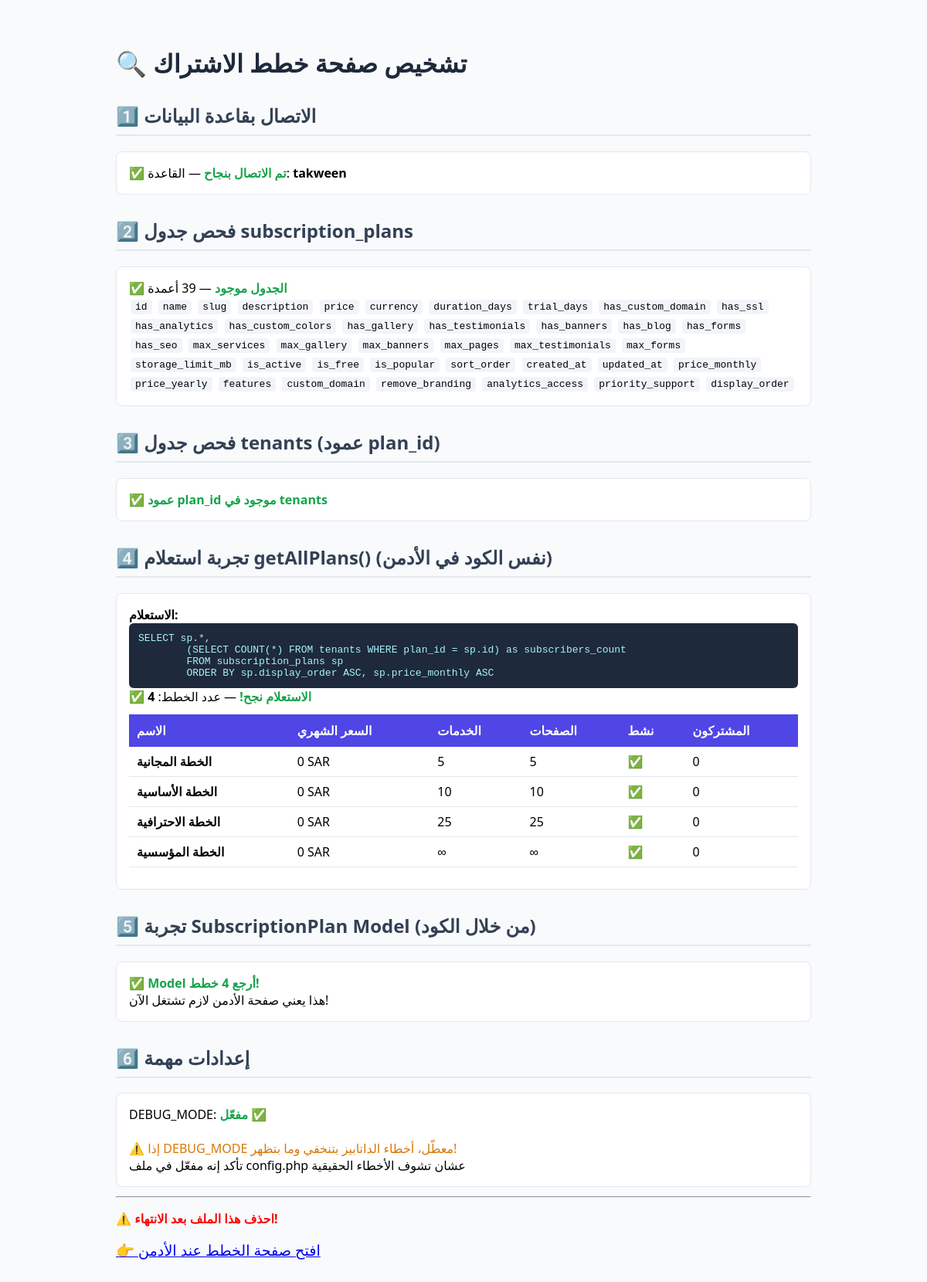
The page /diag_plans.php on the database its author committed.
### tables this page shows
CREATE TABLE IF NOT EXISTS `subscription_plans` (
    `id` INT(11) UNSIGNED NOT NULL AUTO_INCREMENT,
    `name` VARCHAR(100) NOT NULL,
    `slug` VARCHAR(100) NOT NULL,
    `description` TEXT DEFAULT NULL,
    `price` DECIMAL(10,2) NOT NULL DEFAULT 0.00,
    `currency` VARCHAR(10) NOT NULL DEFAULT 'SAR',
    `duration_days` INT(11) NOT NULL DEFAULT 30,
    `trial_days` INT(11) NOT NULL DEFAULT 0,
    `has_custom_domain` TINYINT(1) NOT NULL DEFAULT 0,
    `has_ssl` TINYINT(1) NOT NULL DEFAULT 1,
    `has_analytics` TINYINT(1) NOT NULL DEFAULT 0,
    `has_custom_colors` TINYINT(1) NOT NULL DEFAULT 1,
    `has_gallery` TINYINT(1) NOT NULL DEFAULT 1,
    `has_testimonials` TINYINT(1) NOT NULL DEFAULT 1,
    `has_banners` TINYINT(1) NOT NULL DEFAULT 1,
    `has_blog` TINYINT(1) NOT NULL DEFAULT 0,
    `has_forms` TINYINT(1) NOT NULL DEFAULT 0,
    `has_seo` TINYINT(1) NOT NULL DEFAULT 1,
    `max_services` INT(11) NOT NULL DEFAULT -1,
    `max_gallery` INT(11) NOT NULL DEFAULT -1,
    `max_banners` INT(11) NOT NULL DEFAULT -1,
    `max_pages` INT(11) NOT NULL DEFAULT -1,
    `max_testimonials` INT(11) NOT NULL DEFAULT -1,
    `max_forms` INT(11) NOT NULL DEFAULT 0,
    `storage_limit_mb` INT(11) NOT NULL DEFAULT 100,
    `is_active` TINYINT(1) NOT NULL DEFAULT 1,
    `is_free` TINYINT(1) NOT NULL DEFAULT 0,
    `is_popular` TINYINT(1) NOT NULL DEFAULT 0,
    `sort_order` INT(11) NOT NULL DEFAULT 0,
    `created_at` DATETIME NOT NULL DEFAULT CURRENT_TIMESTAMP,
    `updated_at` DATETIME NOT NULL DEFAULT CURRENT_TIMESTAMP ON UPDATE CURRENT_TIMESTAMP,
    PRIMARY KEY (`id`),
    UNIQUE KEY `slug` (`slug`)
);

### app/core/Database.php (called while the page is built, shortened)
<?php
class Database
{
    private static $instance = null;
    private $pdo;
    private $error;
    private $results;
    private function __construct()
    {
        try {
            $dsn = "mysql:host=" . DB_HOST . ";dbname=" . DB_NAME . ";charset=" . DB_CHARSET;
            $options = [
                PDO::ATTR_ERRMODE => PDO::ERRMODE_EXCEPTION,
                PDO::ATTR_DEFAULT_FETCH_MODE => PDO::FETCH_OBJ,
                PDO::ATTR_EMULATE_PREPARES => false,
            ];
            $this->pdo = new PDO($dsn, DB_USER, DB_PASS, $options);
        } catch (PDOException $e) {
            if (DEBUG_MODE) {
                echo "<h2>Database Connection Failed</h2>";
                echo "<p><strong>Error:</strong> " . htmlspecialchars($e->getMessage()) . "</p>";
                echo "<p><strong>Host:</strong> " . htmlspecialchars(DB_HOST) . "</p>";
                echo "<p><strong>Database:</strong> " . htmlspecialchars(DB_NAME) . "</p>";
                echo "<p><strong>User:</strong> " . htmlspecialchars(DB_USER) . "</p>";
                echo "<hr><p>Check settings in <code>app/config/config.php</code> and import <code>sql/database.sql</code></p>";
            } else {
                echo "<h2>Site temporarily unavailable</h2>";
            }
            exit;
        }
    }
    public static function getInstance()
    {
        if (self::$instance === null) {
            self::$instance = new self();
        }
        return self::$instance;
    }
    public function query($sql, $params = [])
    {
        $this->error = false;
        try {
            $this->query = $this->pdo->prepare($sql);
            if ($this->query->execute()) {
                $this->results = $this->query->fetchAll();
            } else {
                $this->error = true;
            }
        } catch (PDOException $e) {
            $this->error = true;
            if (DEBUG_MODE) {
                error_log("SQL Error: " . $e->getMessage());
            }
        }
        return $this;
    }
    public function results()
    {
        return $this->results;
    }
    public function error()
    {
        return $this->error;
    }
}

### app/core/Model.php (called while the page is built, shortened)
<?php
abstract class Model
{
    public function __construct()
    {
        $this->db = Database::getInstance();
    }
}

### app/models/SubscriptionPlan.php (called while the page is built, shortened)
<?php
class SubscriptionPlan extends Model
{
    protected $table = 'subscription_plans';
    public function getAllPlans()
    {
        return $this->db->query(
            "SELECT sp.*,
                    (SELECT COUNT(*) FROM tenants WHERE plan_id = sp.id) as subscribers_count
             FROM {$this->table} sp
             ORDER BY sp.display_order ASC, sp.price_monthly ASC"
        )->results();
    }
}

### diag_plans.php (the view, shortened to what this page needs)
<?php
require_once __DIR__ . '/app/config/config.php';
require_once __DIR__ . '/app/core/Database.php';
require_once __DIR__ . '/app/core/Model.php';
require_once __DIR__ . '/app/models/SubscriptionPlan.php';
echo "<h1>🔍 تشخيص صفحة خطط الاشتراك</h1>";
echo "<h2>1️⃣ الاتصال بقاعدة البيانات</h2>";
try {
    $db = Database::getInstance();
    echo "<div class='box'><span class='ok'>✅ تم الاتصال بنجاح</span> — القاعدة: <strong>" . DB_NAME . "</strong></div>";
} catch (Exception $e) {
    echo "<div class='box'><span class='err'>❌ فشل الاتصال:</span> " . htmlspecialchars($e->getMessage()) . "</div>";
    exit;
}
echo "<h2>2️⃣ فحص جدول subscription_plans</h2>";
try {
    $cols = $db->query("SHOW COLUMNS FROM subscription_plans")->results();
    echo "<div class='box'>";
    echo "<span class='ok'>✅ الجدول موجود</span> — " . count($cols) . " أعمدة<br>";
    foreach ($cols as $c) {
        echo "<code style='background:#f1f5f9;padding:2px 6px;border-radius:4px;margin:2px;display:inline-block;font-size:13px;'>" . $c->Field . "</code> ";
    }
    echo "</div>";
} catch (Exception $e) {
    echo "<div class='box'><span class='err'>❌ خطأ:</span> " . htmlspecialchars($e->getMessage()) . "</div>";
}
echo "<h2>3️⃣ فحص جدول tenants (عمود plan_id)</h2>";
$tenantCols = [];
try {
    $tc = $db->query("SHOW COLUMNS FROM tenants")->results();
    foreach ($tc as $c) $tenantCols[] = $c->Field;
} catch (Exception $e) {
    echo "<div class='box'><span class='err'>❌ جدول tenants غير موجود:</span> " . htmlspecialchars($e->getMessage()) . "</div>";
}
if (in_array('plan_id', $tenantCols)) {
    echo "<div class='box'><span class='ok'>✅ عمود plan_id موجود في tenants</span></div>";
}
echo "<h2>4️⃣ تجربة استعلام getAllPlans() (نفس الكود في الأدمن)</h2>";
$sql = "SELECT sp.*,
        (SELECT COUNT(*) FROM tenants WHERE plan_id = sp.id) as subscribers_count
        FROM subscription_plans sp
        ORDER BY sp.display_order ASC, sp.price_monthly ASC";
echo "<div class='box'>";
echo "<strong>الاستعلام:</strong>";
echo "<div class='sql'>" . $sql . "</div>";
try {
    $result = $db->query($sql);
    $plans = $result->results();
    if ($result->error()) {
        echo "<span class='err'>❌ الاستعلام فشل!</span> (تم تجاهل الخطأ بصمت)<br>";
        echo "<span class='warn'>المشكلة: الداتابيز يرجع خطأ بس الكود ما بيلتقطه</span>";
    } elseif ($plans === null || empty($plans)) {
        echo "<span class='warn'>⚠️ الاستعلام نجح بس لا توجد نتائج</span><br>";
        echo "عدد النتائج: " . count($plans ?? []);
    } else {
        echo "<span class='ok'>✅ الاستعلام نجح!</span> — عدد الخطط: <strong>" . count($plans) . "</strong>";
        echo "<table>";
        echo "<tr><th>الاسم</th><th>السعر الشهري</th><th>الخدمات</th><th>الصفحات</th><th>نشط</th><th>المشتركون</th></tr>";
        foreach ($plans as $p) {
            echo "<tr>";
            echo "<td><strong>" . htmlspecialchars($p->name ?? '') . "</strong></td>";
            echo "<td>" . number_format($p->price_monthly ?? 0, 0) . " " . htmlspecialchars($p->currency ?? '') . "</td>";
            echo "<td>" . (($p->max_services ?? -1) == -1 ? '∞' : $p->max_services) . "</td>";
            echo "<td>" . (($p->max_pages ?? -1) == -1 ? '∞' : $p->max_pages) . "</td>";
            echo "<td>" . ($p->is_active ? '✅' : '❌') . "</td>";
            echo "<td>" . ($p->subscribers_count ?? 0) . "</td>";
            echo "</tr>";
        }
        echo "</table>";
    }
} catch (Exception $e) {
    echo "<span class='err'>❌ خطأ:</span> " . htmlspecialchars($e->getMessage());
}
echo "</div>";
echo "<h2>5️⃣ تجربة SubscriptionPlan Model (من خلال الكود)</h2>";
echo "<div class='box'>";
try {
    $planModel = new SubscriptionPlan();
    $plansFromModel = $planModel->getAllPlans();
    if ($plansFromModel === null) {
        echo "<span class='err'>❌ Model أرجع null!</span> — الاستعلام فشل بصمت في Database::query()";
    } elseif (empty($plansFromModel)) {
        echo "<span class='warn'>⚠️ Model أرجع مصفوفة فاضية</span>";
    } else {
        echo "<span class='ok'>✅ Model أرجع " . count($plansFromModel) . " خطط!</span><br>";
        echo "هذا يعني صفحة الأدمن لازم تشتغل الآن!";
    }
} catch (Exception $e) {
    echo "<span class='err'>❌ خطأ في Model:</span> " . htmlspecialchars($e->getMessage());
}
echo "</div>";
echo "<h2>6️⃣ إعدادات مهمة</h2>";
echo "<div class='box'>";
echo "DEBUG_MODE: <strong>" . (DEBUG_MODE ? '<span class="ok">مفعّل ✅</span>' : '<span class="err">معطّل ❌ (الأخطاء مخفية)</span>') . "</strong><br><br>";
echo "<span class='warn'>⚠️ إذا DEBUG_MODE معطّل، أخطاء الداتابيز بتنخفي وما بتظهر!</span><br>";
echo "تأكد إنه مفعّل في ملف config.php عشان تشوف الأخطاء الحقيقية";
echo "</div>";
echo "<hr>";
echo "<p style='color:red;font-weight:bold;'>⚠️ احذف هذا الملف بعد الانتهاء!</p>";
echo "<p><a href='/admin/plans' style='font-size:1.2em;'>👉 افتح صفحة الخطط عند الأدمن</a></p>";
?>

### diag_plans.php (style rules this page uses)
h1 { color: #1e293b; }
h2 { color: #334155; margin-top: 30px; border-bottom: 2px solid #e2e8f0; padding-bottom: 8px; }
.ok { color: #16a34a; font-weight: bold; }
.warn { color: #d97706; }
.box { background: white; border: 1px solid #e2e8f0; border-radius: 8px; padding: 16px; margin: 12px 0; }
.sql { background: #1e293b; color: #a5f3fc; padding: 12px; border-radius: 6px; font-family: monospace; direction: ltr; text-align: left; white-space: pre-wrap; word-break: break-all; }
table { width: 100%; border-collapse: collapse; margin: 12px 0; }
th { background: #4f46e5; color: white; padding: 10px; text-align: left; }
td { padding: 8px 10px; border-bottom: 1px solid #e2e8f0; }

### rows shown on the page
subscription_plans: name "الخطة المجانية", price_monthly "0", currency "SAR", max_services "5", max_pages "5", subscribers_count "0"
subscription_plans: name "الخطة الأساسية", price_monthly "0", currency "SAR", max_services "10", max_pages "10", subscribers_count "0"
subscription_plans: name "الخطة الاحترافية", price_monthly "0", currency "SAR", max_services "25", max_pages "25", subscribers_count "0"
subscription_plans: name "الخطة المؤسسية", price_monthly "0", currency "SAR", subscribers_count "0"

### other values the page prints
DB_NAME "takween"
$c->Field "id"
$c->Field "name"
$c->Field "slug"
$c->Field "description"
$c->Field "price"
$c->Field "currency"
$c->Field "duration_days"
$c->Field "trial_days"
$c->Field "has_custom_domain"
$c->Field "has_ssl"
$c->Field "has_analytics"
$c->Field "has_custom_colors"
$c->Field "has_gallery"
$c->Field "has_testimonials"
